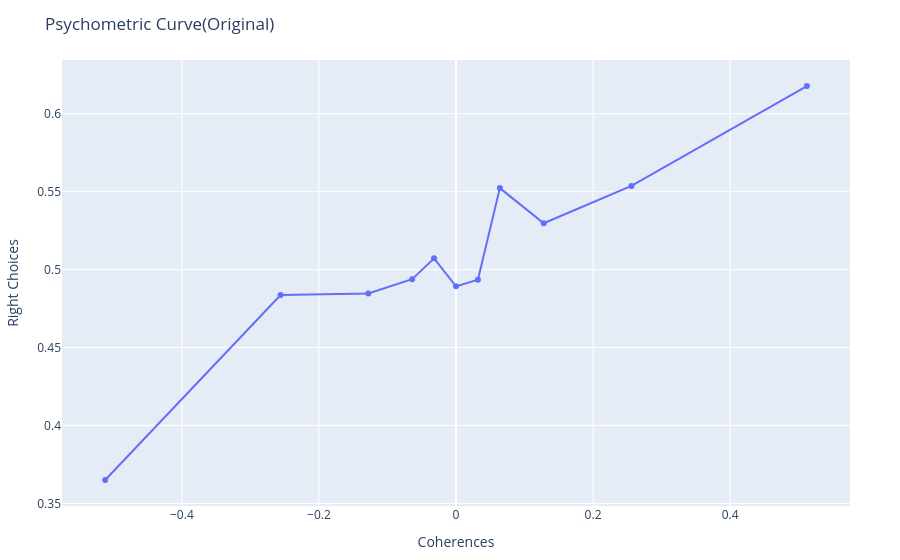
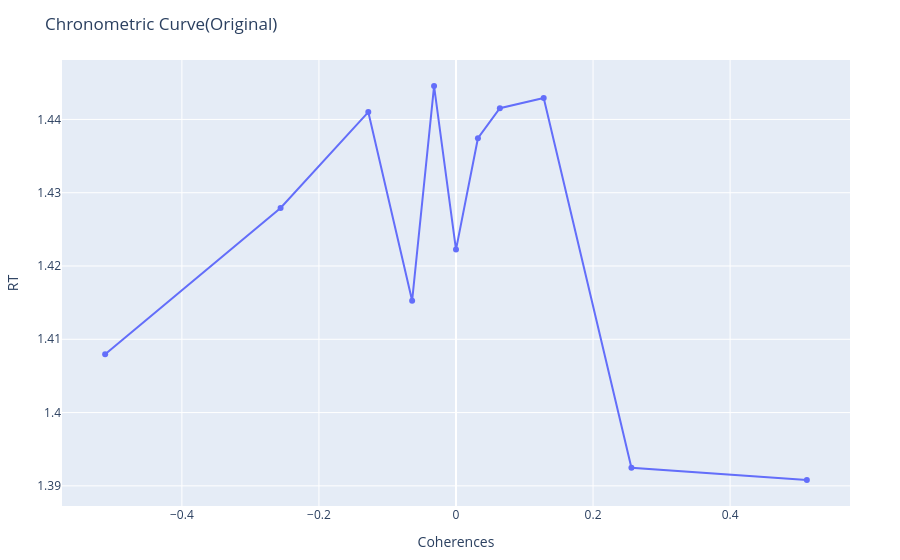

Source (notebook cell) for these figures, in order:
### Code cell
using PlotlyJS

# Plot results using PlotlyJS

# 原始 DDM 结果
trace1_original = scatter(x=coherences, y=p_right, mode="lines+markers", name="Original DDM")
layout1_original = Layout(title="Psychometric Curve(Original)", xaxis_title="Coherences", yaxis_title="Right Choices")
p1_original = plot([trace1_original], layout1_original)

trace2_original = scatter(x=coherences, y=rt, mode="lines+markers", name="Original DDM")
layout2_original = Layout(title="Chronometric Curve(Original)", xaxis_title="Coherences", yaxis_title="RT")
p2_original = plot([trace2_original], layout2_original)

# 合并图像
display(p1_original)

display(p2_original)

### Figure 1 — Plotly figure (JSON) as saved in the notebook; plotly's stock layout.template omitted (floating-point values rounded to 4 significant figures)
{"data": [{"mode": "lines+markers", "name": "Original DDM", "type": "scatter", "x": [-0.512, -0.256, -0.128, -0.064, -0.032, 0, 0.032, 0.064, 0.128, 0.256, 0.512], "y": [0.3651, 0.4837, 0.4847, 0.4939, 0.5072, 0.4893, 0.4935, 0.5523, 0.5298, 0.5536, 0.6177]}], "layout": {"margin": {"b": 50, "l": 50, "r": 50, "t": 60}, "title": "Psychometric Curve(Original)", "xaxis": {"title": {"text": "Coherences"}}, "yaxis": {"title": {"text": "Right Choices"}}}}

### Figure 2 — Plotly figure (JSON) as saved in the notebook; plotly's stock layout.template omitted (floating-point values rounded to 4 significant figures)
{"data": [{"mode": "lines+markers", "name": "Original DDM", "type": "scatter", "x": [-0.512, -0.256, -0.128, -0.064, -0.032, 0, 0.032, 0.064, 0.128, 0.256, 0.512], "y": [1.408, 1.428, 1.441, 1.415, 1.445, 1.422, 1.437, 1.442, 1.443, 1.392, 1.391]}], "layout": {"margin": {"b": 50, "l": 50, "r": 50, "t": 60}, "title": "Chronometric Curve(Original)", "xaxis": {"title": {"text": "Coherences"}}, "yaxis": {"title": {"text": "RT"}}}}
